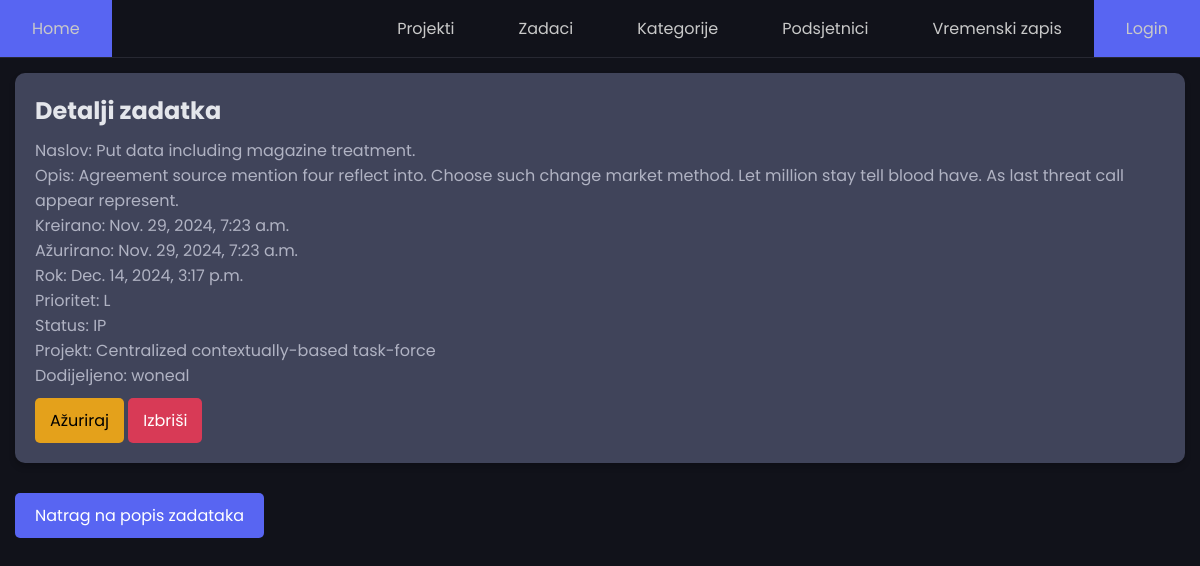
Before: /api/task/1/ with the older database file.
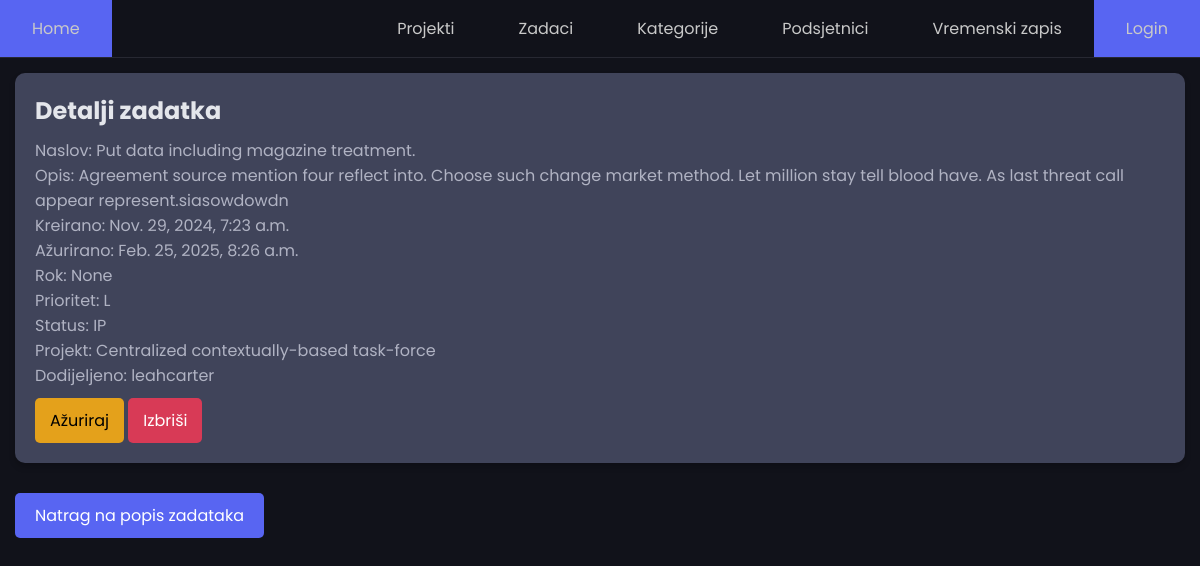
After: the same page with the newer database file.
### main/models.py (models this page shows, shortened)
class Task(models.Model):
    PRIORITY_CHOICES = [
        ('L', 'Low'),
        ('M', 'Medium'),
        ('H', 'High'),
    ]
    STATUS_CHOICES = [
        ('P', 'Pending'),
        ('IP', 'In Progress'),
        ('C', 'Completed'),
    ]
    title = models.CharField(max_length=200)
    description = models.TextField(blank=True, null=True)
    due_date = models.DateTimeField(null=True, blank=True)
    priority = models.CharField(max_length=1, choices=PRIORITY_CHOICES, default='M')
    status = models.CharField(max_length=2, choices=STATUS_CHOICES, default='P')
    project = models.ForeignKey(Project, on_delete=models.CASCADE, related_name="tasks", null=True, blank=True)
    assigned_to = models.ForeignKey(User, on_delete=models.SET_NULL, null=True, blank=True, related_name="tasks")
    created_at = models.DateTimeField(auto_now_add=True)
    updated_at = models.DateTimeField(auto_now=True)

class Project(models.Model):
    name = models.CharField(max_length=200)
    description = models.TextField(blank=True, null=True)
    created_at = models.DateTimeField(auto_now_add=True)
    updated_at = models.DateTimeField(auto_now=True)
    owner = models.ForeignKey(User, on_delete=models.CASCADE, related_name="projects")
    def __str__(self):
        return self.name

### main/views.py (the view)
# urls.py: path('task/<int:pk>/', TaskDetailView.as_view(), name='task_detail'),
class TaskDetailView(DetailView):
    model = Task
    template_name = 'main/task_detail.html'
    context_object_name = 'task'

### main/templates/main/task_detail.html (shortened to what this page needs)
<!DOCTYPE html>
<html lang="en">
{% load static %}
<link rel="stylesheet" href="{% static 'css/styles.css' %}">
<head>
</head>
<body>
    <nav id="navbar">
        <ul>
            <li class="home-li"><a class="btn-home" aria-current="page" href="{% url 'index' %}">Home</a></li>
            <li><a href="{% url 'project_list' %}" class="{% if request.path == '/project/' %}active-link{% endif %}">Projekti</a></li>
            <li><a href="{% url 'task_list' %}" class="{% if request.path == '/task/' %}active-link{% endif %}">Zadaci</a></li>
            <li><a href="{% url 'category_list' %}" class="{% if request.path == '/category/' %}active-link{% endif %}">Kategorije</a></li>
            <li><a href="{% url 'reminder_list' %}" class="{% if request.path == '/reminder/' %}active-link{% endif %}">Podsjetnici</a></li>
            <li><a href="{% url 'timelog_list' %}" class="{% if request.path == '/timelog/' %}active-link{% endif %}">Vremenski zapis</a></li>
            <li>
                {% if request.user.is_authenticated %}
                    <form method="post" action="{% url 'logout' %}">
                        {% csrf_token %}
                        <button type="login" class="btn-login" id="user_display" onmouseover="showLogout()" onmouseleave="showUsername()">
                            {{ request.user.username }}
                        </button>
                    </form>
                {% else %}
                    <a href="{% url 'login' %}" class="btn-login">Login</a>
                {% endif %}
            </li>
        </ul>
    </nav>
    <div class="container">
        <div class="card">
            <h2 class="card-title"> Detalji zadatka</h2>
            <p class="card-description"> Naslov: {{ task.title }}</p>
            <p class="card-description"> Opis: {{ task.description }}</p>
            <p class="card-description"> Kreirano: {{ task.created_at }}</p>
            <p class="card-description"> Ažurirano: {{ task.updated_at }}</p>
            <p class="card-description"> Rok: {{ task.due_date }}</p>
            <p class="card-description"> Prioritet: {{ task.priority }}</p>
            <p class="card-description"> Status: {{ task.status }}</p>
            <p class="card-description"> Projekt: {{ task.project }}</p>
            <p class="card-description"> Dodijeljeno: {{ task.assigned_to }}</p>
            <a href="{% url 'task_update' task.id %}" class="btn btn-warning">Ažuriraj</a>
            <a href="{% url 'task_delete' task.id %}" class="btn btn-danger">Izbriši</a>
        </div>
    </div>
    <a href="{% url 'task_list' %}" class="btn btn-primary-back">Natrag na popis zadataka</a>
</body>
</html>

Changed rows visible on the page:
changed Task "Put data including magazine treatment.": description "Agreement source mention four reflect into. Choose such change market method. Let million stay tell blood have. As last threat call appear represent." → "Agreement source mention four reflect into. Choose such change market method. Let million stay tell blood have. As last threat call appear represent.siasowdowdn"; updated_at "Nov. 29, 2024, 7:23 a.m." → "Feb. 25, 2025, 8:26 a.m."; due_date "Dec. 14, 2024, 3:17 p.m." → "None"; assigned_to "woneal" → "leahcarter"
